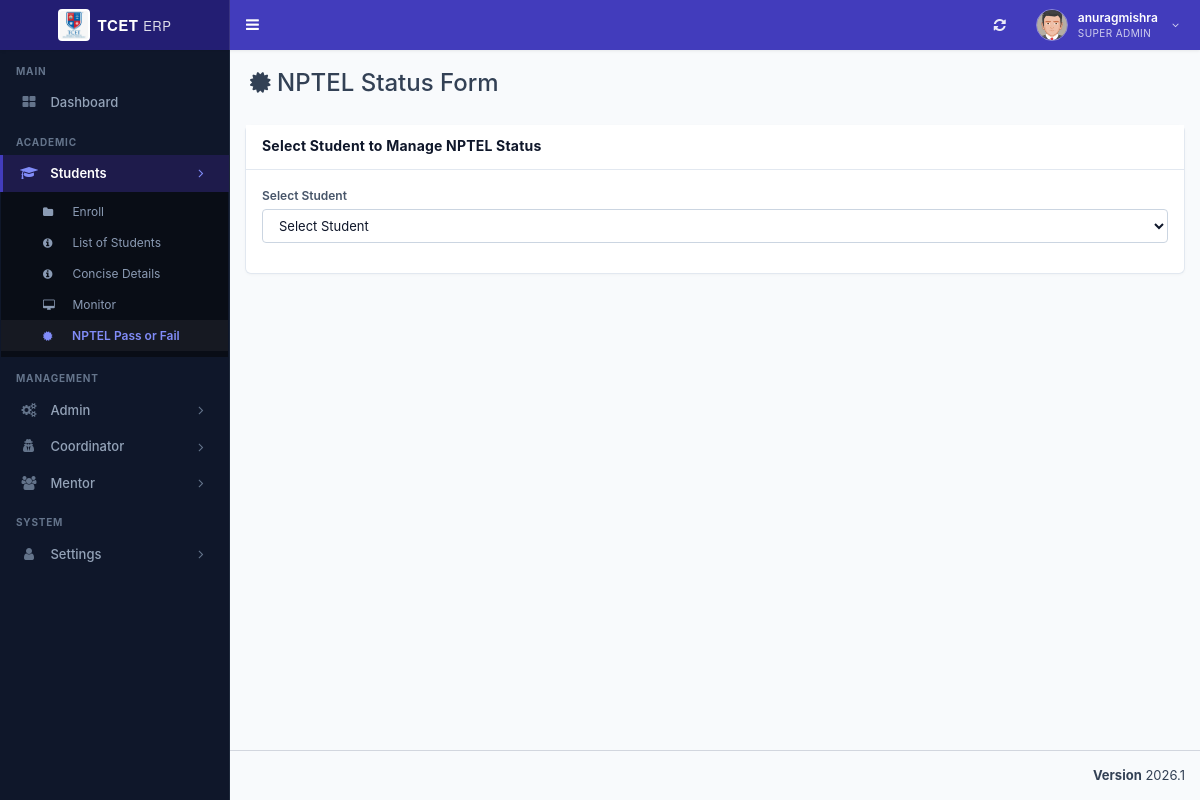
The app's page /admin/nptel_certificate.php (signed in) with its own data.
### tables this page shows
CREATE TABLE `st_role_master` (
  `role_id` int(11) NOT NULL,
  `role_name` varchar(100) NOT NULL
);

CREATE TABLE `st_login` (
  `login_id` int(11) NOT NULL,
  `username` varchar(200) NOT NULL,
  `password` varchar(255) NOT NULL,
  `user_id` int(11) NOT NULL,
  `created_at` timestamp NOT NULL DEFAULT current_timestamp()
);

CREATE TABLE `st_user_master` (
  `user_id` int(11) NOT NULL,
  `user_name` varchar(150) NOT NULL,
  `email_id` varchar(200) NOT NULL,
  `phone_number` varchar(15) DEFAULT NULL,
  `department_id` int(11) NOT NULL,
  `role_id` int(11) NOT NULL,
  `student_id` int(11) NOT NULL,
  `is_first_login` tinyint(1) DEFAULT 1
);

CREATE TABLE `st_menu_master` (
  `menu_id` int(11) NOT NULL,
  `menu_name` varchar(100) NOT NULL,
  `menu_icon` varchar(100) NOT NULL DEFAULT 'fa fa-folder'
);

CREATE TABLE `st_sub_menu_master` (
  `sub_menu_id` int(11) NOT NULL,
  `menu_id` int(11) NOT NULL,
  `sort_order` int(11) NOT NULL DEFAULT 0,
  `sub_menu_name` varchar(100) NOT NULL,
  `sub_menu_icon` varchar(100) NOT NULL DEFAULT 'fa fa-angle-double-right',
  `sub_menu_route` varchar(255) NOT NULL DEFAULT '#'
);

### database/db_connect.php (called while the page is built, shortened)
<?php
if (!class_exists('DBController')) {
class DBController
{
    public $host = "localhost";
    public $user = "root";
    public $password = "";
    public $database = "tcet_st";
    function __construct($dbName = null)
    {
        $this->conn = $this->connectDB();
    }
    function connectDB()
    {
      $conn = @mysqli_connect($this->host,$this->user,$this->password,$this->database);
      return $conn;
    }
}
}
?>

### admin/nptel_certificate.php (the view, shortened to what this page needs)
<?php
require "header/header.php";
$db_handle->ensureNptelCancellationTable();
$db_handle->ensureSpecializationCourseSchema();
$studentId = 0;
if ((int)($usertype ?? 0) === 5) {
    if (!empty($userid)) {
        $userCheckSql = "SELECT sm.student_id, sm.current_semester_id
                         FROM st_student_master sm
                         JOIN st_user_master um ON um.student_id = sm.student_id
                         WHERE um.user_id = ? LIMIT 1";
        $userCheckStmt = mysqli_prepare($db_handle->conn, $userCheckSql);
        if ($userCheckStmt) {
            mysqli_stmt_bind_param($userCheckStmt, 'i', $userid);
            mysqli_stmt_execute($userCheckStmt);
            $userCheckResult = mysqli_stmt_get_result($userCheckStmt);
            if ($userCheckResult && ($userRow = mysqli_fetch_assoc($userCheckResult))) {
                $studentId = intval($userRow['student_id']);
                $semesterId = intval($userRow['current_semester_id']);
            }
            mysqli_stmt_close($userCheckStmt);
        }
    }
} else {
    $studentId = intval($_GET['student_id'] ?? $_GET['id'] ?? 0);
}
if ($studentId <= 0) {
    if ((int)($usertype ?? 0) === 5) {
        echo "<div class='content-wrapper'><section class='content'><div class='alert alert-warning'><i class='fa fa-info-circle'></i> Student profile not found. Please complete your admission form first.</div></section></div>";
        include "header/footer.php";
        exit;
    } else {
        ?>
        <div class="content-wrapper">
            <section class="content-header">
                <h1><i class="fa fa-certificate"></i> NPTEL Status Form</h1>
            </section>
            <section class="content">
                <div class="box box-primary">
                    <div class="box-header with-border">
                        <h3 class="box-title">Select Student to Manage NPTEL Status</h3>
                    </div>
                    <div class="box-body">
                        <form method="GET" action="">
                            <div class="form-group">
                                <label>Select Student</label>
                                <select class="form-control select" name="student_id" required style="width: 100%;" onchange="this.form.submit()">
                                    <option value="">Select Student</option>
                                </select>
                            </div>
                        </form>
                    </div>
                </div>
            </section>
        </div>
        <?php
        include "header/footer.php";
        exit;
    }
}
?>
<?php include "header/footer.php"; ?>

### admin/header/header.php (shortened to what this page needs)
<?php
require_once __DIR__ . "/../../database/db_connect.php";
$db_handle = new DBController();
$sessionLoginId = intval($_SESSION['user_login_id'] ?? $_SESSION['user_session'] ?? 0);
$username = '';
$userid = 0;
$usertype = 0;
$sql = "SELECT l.login_id, l.username, l.user_id, u.role_id, u.user_name, u.department_id, u.student_id, r.role_name
	    FROM st_login l
	    LEFT JOIN st_user_master u ON u.user_id = l.user_id
	    LEFT JOIN st_role_master r ON r.role_id = u.role_id
	    WHERE l.login_id='" . $sessionLoginId . "' LIMIT 1";
$result = mysqli_query($db_handle->conn, $sql);
if ($result && $result->num_rows > 0) {
	$row = $result->fetch_assoc();
	$username = $row['username'];
	$userid = intval($row['user_id']);
	$usertype = intval($row['role_id']);
}
$name = $username;
$profileSql = "SELECT COALESCE(NULLIF(TRIM(u.user_name), ''), l.username) AS user_name
			   FROM st_login l
			   LEFT JOIN st_user_master u ON u.user_id = l.user_id
			   WHERE l.user_id = $userid LIMIT 1";
$profileResult = mysqli_query($db_handle->conn, $profileSql);
if ($profileResult && ($profileRow = mysqli_fetch_assoc($profileResult))) {
	$profileName = trim((string)($profileRow['user_name'] ?? ''));
	if ($profileName !== '') {
		$name = $profileName;
	}
}
$sql = "SELECT role_name FROM st_role_master WHERE role_id = ? LIMIT 1";
$stmt = mysqli_prepare($db_handle->conn, $sql);
if ($stmt) {
	mysqli_stmt_bind_param($stmt, 'i', $usertype);
	mysqli_stmt_execute($stmt);
	$result = mysqli_stmt_get_result($stmt);
	if ($row = mysqli_fetch_assoc($result)) {
		$role_name = $row['role_name'];
	}
}
	$dashboardRoute = ($usertype === 5) ? 'student_dashboard.php' : 'index.php';
?>
<!DOCTYPE html>
<html>
<head>
	<link rel="stylesheet" href="bootstrap/css/bootstrap.min.css">
	<link rel="stylesheet" href="https://cdnjs.cloudflare.com/ajax/libs/font-awesome/4.5.0/css/font-awesome.min.css">
	<link rel="stylesheet" href="https://cdnjs.cloudflare.com/ajax/libs/ionicons/2.0.1/css/ionicons.min.css">
	<link rel="stylesheet" href="dist/css/AdminLTE.min.css">
	<link rel="stylesheet" href="dist/css/skins/_all-skins.min.css">
	<link rel="stylesheet" href="plugins/iCheck/flat/blue.css">
	<link rel="stylesheet" href="plugins/morris/morris.css">
	<link rel="stylesheet" href="plugins/jvectormap/jquery-jvectormap-1.2.2.css">
	<link rel="stylesheet" href="plugins/datepicker/datepicker3.css">
	<link rel="stylesheet" href="plugins/daterangepicker/daterangepicker.css">
	<link rel="stylesheet" href="plugins/bootstrap-wysihtml5/bootstrap3-wysihtml5.min.css">
	<link rel="stylesheet" href="css/erp-theme.css">
</head>
<body class="hold-transition skin-blue sidebar-mini main-content-responsive">
	<div class="wrapper">
		<header class="main-header">
			<a href="<?php echo $dashboardRoute; ?>" class="logo" style="text-decoration: none;">
				<span class="logo-lg">
					<img src="images/tcet_logo.png" height="32" width="32" style="border-radius: 4px; background: #ffffff; padding: 2px; object-fit: contain;" alt="TCET" />
					<span style="font-weight: 700; font-size: 15px; letter-spacing: 0.5px;">TCET <span style="font-weight: 400; opacity: 0.85; font-size: 13px;">ERP</span></span>
				</span>
			</a>
			<nav class="navbar navbar-static-top" role="navigation">
				<a href="#" class="sidebar-toggle" data-toggle="offcanvas" role="button" title="Toggle Navigation">
				</a>
				<div class="navbar-custom-menu">
					<ul class="nav navbar-nav">
						<li>
							<a href="javascript:void(0);" onclick="window.location.reload();" title="Refresh Page" style="height: 50px; display: flex; align-items: center; padding: 0 14px; color: #ffffff; opacity: 0.9;">
								<i class="fa fa-refresh" style="font-size: 14px;"></i>
							</a>
						</li>
						<li class="dropdown user user-menu">
							<a href="#" class="dropdown-toggle erp-header-user-btn" data-toggle="dropdown">
								<img src="dist/img/user2-160x160.jpg" class="erp-header-avatar" alt="User Image">
								<div class="erp-header-user-meta hidden-xs">
									<span class="erp-header-user-name"><?php echo htmlspecialchars($name !== '' ? $name : $username); ?></span>
									<span class="erp-header-user-role"><?php echo htmlspecialchars($role_name ?? 'User'); ?></span>
								</div>
								<i class="fa fa-angle-down hidden-xs" style="font-size: 11px; opacity: 0.8; margin-left: 4px;"></i>
							</a>
						</li>
					</ul>
				</div>
			</nav>
		</header>
		<aside class="main-sidebar">
			<section class="sidebar">
				<?php include_once "side_menu.php"; ?>
			</section>
		</aside>

### admin/header/side_menu.php (shortened to what this page needs)
<?php
if (!function_exists('sidebar_has_column')) {
function sidebar_has_column($conn, $table, $column)
{
	$escapedColumn = mysqli_real_escape_string($conn, $column);
	$result = mysqli_query($conn, "SHOW COLUMNS FROM $table LIKE '$escapedColumn'");
	$exists = ($result && mysqli_num_rows($result) > 0);
	return $exists;
}
}
$menuHasIconColumn = sidebar_has_column($db_handle->conn, 'st_menu_master', 'menu_icon');
$subMenuHasIconColumn = sidebar_has_column($db_handle->conn, 'st_sub_menu_master', 'sub_menu_icon');
$subMenuHasRouteColumn = sidebar_has_column($db_handle->conn, 'st_sub_menu_master', 'sub_menu_route');
$menuTree = array();
$menuIconSelect = $menuHasIconColumn
	? "COALESCE(NULLIF(TRIM(m.menu_icon), ''), 'fa fa-folder') AS menu_icon"
	: "'fa fa-folder' AS menu_icon";
$subMenuRouteSelect = $subMenuHasRouteColumn
	? "COALESCE(NULLIF(TRIM(sm.sub_menu_route), ''), '#') AS sub_menu_route"
	: "'#' AS sub_menu_route";
$subMenuIconSelect = $subMenuHasIconColumn
	? "COALESCE(NULLIF(TRIM(sm.sub_menu_icon), ''), 'fa fa-angle-double-right') AS sub_menu_icon"
	: "'fa fa-angle-double-right' AS sub_menu_icon";
$menuSql = "SELECT m.menu_id, m.menu_name, $menuIconSelect
			FROM st_menu_master m
			WHERE (
				EXISTS (
					SELECT 1
					FROM st_menu_allocation_master mar
					WHERE mar.menu_id = m.menu_id
					  AND mar.role_id = ?
					  AND mar.sub_menu_id IS NULL
				)
				OR EXISTS (
					SELECT 1
					FROM st_menu_allocation_master maa
					WHERE maa.menu_id = m.menu_id
					  AND maa.role_id = ?
					  AND maa.sub_menu_id IS NOT NULL
				)
			)
			ORDER BY m.menu_id";
$menuStmt = mysqli_prepare($db_handle->conn, $menuSql);
if ($menuStmt) {
	mysqli_stmt_bind_param($menuStmt, 'ii', $usertype, $usertype);
	mysqli_stmt_execute($menuStmt);
	$menuResult = mysqli_stmt_get_result($menuStmt);
	while ($menuRow = mysqli_fetch_assoc($menuResult)) {
		$menuId = (int) $menuRow['menu_id'];
		$menuTree[$menuId] = array(
			'menu_name' => $menuRow['menu_name'],
			'menu_icon' => $menuRow['menu_icon'],
			'submenus' => array()
		);
		$subSql = "SELECT sm.sub_menu_id, sm.sub_menu_name, $subMenuRouteSelect, $subMenuIconSelect
				   FROM st_sub_menu_master sm
				   WHERE sm.menu_id = ?
				   AND (
					   EXISTS (
						   SELECT 1
						   FROM st_menu_allocation_master mar
						   WHERE mar.sub_menu_id = sm.sub_menu_id
							 AND mar.role_id = ?
					   )
				   )
				   ORDER BY sm.sort_order ASC, sm.sub_menu_id ASC";
		$subStmt = mysqli_prepare($db_handle->conn, $subSql);
		if ($subStmt) {
			mysqli_stmt_bind_param($subStmt, 'ii', $menuId, $usertype);
			mysqli_stmt_execute($subStmt);
			$subResult = mysqli_stmt_get_result($subStmt);
			while ($subRow = mysqli_fetch_assoc($subResult)) {
				$subId = intval($subRow['sub_menu_id']);
				if (in_array($subId, array(51, 52, 53), true)) {
					continue;
				}
				$menuTree[$menuId]['submenus'][] = $subRow;
			}
		}
	}
}
?>
<ul class="sidebar-menu" id="sidebar-dynamic-menu">
<?php
$sidebarHomeRoute = ((int) ($usertype ?? 0) === 5) ? 'student_dashboard.php' : 'index.php';
$sidebarHomeLabel = ((int) ($usertype ?? 0) === 5) ? 'Dashboard' : 'Dashboard';
$sidebarHomeIcon = ((int) ($usertype ?? 0) === 5) ? 'fa fa-dashboard' : 'fa fa-th-large';
$currentScript = basename($_SERVER['PHP_SELF'] ?? '');
?>
<li class="header">MAIN</li>
<li class="<?php echo ($currentScript === 'index.php' || $currentScript === 'student_dashboard.php') ? 'active' : ''; ?>">
	<a href="<?php echo htmlspecialchars($sidebarHomeRoute); ?>">
		<i class="<?php echo htmlspecialchars($sidebarHomeIcon); ?>"></i>
		<span><?php echo htmlspecialchars($sidebarHomeLabel); ?></span>
	</a>
</li>
<?php
$renderedHeaders = array();
foreach ($menuTree as $menuId => $menuData) {
	$menuName = trim((string) $menuData['menu_name']);
	$menuLower = strtolower($menuName);
	$menuIcon = trim((string) $menuData['menu_icon']);
	$sectionGroup = '';
	if (in_array($menuLower, array('students', 'student', 'coordinator', 'academics', 'academic'), true)) {
		$sectionGroup = 'ACADEMIC';
	} elseif (in_array($menuLower, array('admin', 'mentor', 'management'), true)) {
		$sectionGroup = 'MANAGEMENT';
	} elseif (in_array($menuLower, array('settings', 'system'), true)) {
		$sectionGroup = 'SYSTEM';
	}
	if ($sectionGroup !== '' && !isset($renderedHeaders[$sectionGroup])) {
		echo '<li class="header">' . htmlspecialchars($sectionGroup) . '</li>';
		$renderedHeaders[$sectionGroup] = true;
	}
	$isMenuActive = false;
	if (!empty($menuData['submenus'])) {
		foreach ($menuData['submenus'] as $sub) {
			$routeBase = basename($sub['sub_menu_route'] ?? '');
			if ($routeBase !== '' && $routeBase !== '#' && strpos($currentScript, $routeBase) !== false) {
				$isMenuActive = true;
				break;
			}
		}
	}
?>
<li class="treeview <?php echo $isMenuActive ? 'active' : ''; ?>" data-menu-id="<?php echo $menuId; ?>" id="sidebar-menu-<?php echo $menuId; ?>">
	<a href="#">
		<i class="<?php echo htmlspecialchars($menuIcon); ?>" aria-hidden="true"></i>
		<span><?php echo htmlspecialchars(ucwords(strtolower($menuName))); ?></span>
		<span class="pull-right-container">
			<i class="fa fa-angle-right pull-right"></i>
		</span>
	</a>
	<ul class="treeview-menu" id="sidebar-submenu-<?php echo $menuId; ?>" <?php echo $isMenuActive ? 'style="display: block;"' : ''; ?>>
	<?php if (!empty($menuData['submenus'])) {
		foreach ($menuData['submenus'] as $subMenu) {
			$subId = intval($subMenu['sub_menu_id']);
			$subName = trim((string) $subMenu['sub_menu_name']);
			$subRoute = trim((string) ($subMenu['sub_menu_route'] ?? '#'));
			$subIcon = trim((string) ($subMenu['sub_menu_icon'] ?? 'fa fa-circle-o'));
			$isSubActive = ($subRoute !== '#' && basename($subRoute) === $currentScript);
	?>
		<li class="<?php echo $isSubActive ? 'active' : ''; ?>" data-sub-menu-id="<?php echo $subId; ?>" id="sidebar-submenu-item-<?php echo $subId; ?>">
			<a href="<?php echo htmlspecialchars($subRoute); ?>">
				<i class="<?php echo htmlspecialchars($subIcon); ?>"></i>
				<span><?php echo htmlspecialchars($subName); ?></span>
			</a>
		</li>
	<?php }
	} ?>
	</ul>
</li>
<?php } ?>
</ul>

### admin/header/header.php (style rules this page uses)
.main-content-responsive .box, .main-content-responsive .small-box, .main-content-responsive .info-box { max-width: 100%; }
.main-content-responsive .box-body, .main-content-responsive .table-responsive { overflow-x: auto; }
.main-content-responsive .main-header .logo img { height: 32px !important; width: auto !important; max-width: none; object-fit: contain; }

### records on screen
st_role_master: role_name "SUPER ADMIN"
st_login: user.role_id "Dashboard"
st_menu_master: menu_name "ACADEMIC", menu_name "Students"
st_sub_menu_master: sub_menu_name "Enroll"
st_sub_menu_master: sub_menu_name "List of Students"
st_sub_menu_master: sub_menu_name "Concise Details"
st_sub_menu_master: sub_menu_name "Monitor"
st_sub_menu_master: sub_menu_name "NPTEL Pass or Fail"
st_menu_master: menu_name "MANAGEMENT", menu_name "Admin"
st_menu_master: menu_name "Coordinator"
st_menu_master: menu_name "Mentor"
st_menu_master: menu_name "SYSTEM", menu_name "Settings"

### other values on screen
$name !== '' ? $name : $username "anuragmishra"
